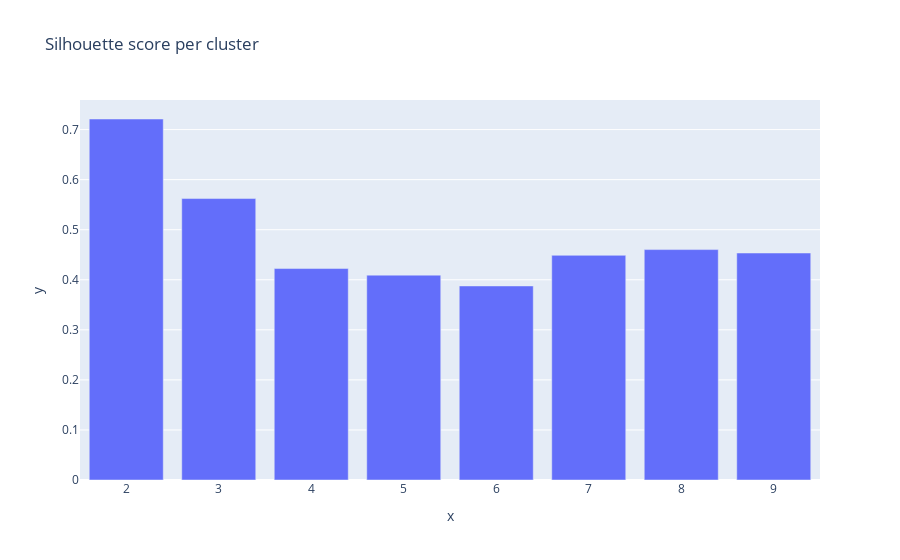

The notebook cell this image was saved under:
### Code cell
# Affichage de scores en fonction du nombre de clusters
fig = px.bar(x = range(2,10), y = s_score, title="Silhouette score per cluster")# yaxis_title="Silhouette Score", xaxis_title="# Clusters", )
fig.show()

### Figure 1 — Plotly figure (JSON) as saved in the notebook; plotly's stock layout.template omitted (floating-point values rounded to 4 significant figures)
{"data": [{"alignmentgroup": "True", "hovertemplate": "x=%{x}<br>y=%{y}<extra></extra>", "legendgroup": "", "marker": {"color": "#636efa", "pattern": {"shape": ""}}, "name": "", "offsetgroup": "", "orientation": "v", "showlegend": false, "textposition": "auto", "type": "bar", "x": [2, 3, 4, 5, 6, 7, 8, 9], "xaxis": "x", "y": [0.7211, 0.5622, 0.4224, 0.4093, 0.3876, 0.4488, 0.4603, 0.4535], "yaxis": "y"}], "layout": {"barmode": "relative", "legend": {"tracegroupgap": 0}, "title": {"text": "Silhouette score per cluster"}, "xaxis": {"anchor": "y", "domain": [0, 1], "title": {"text": "x"}}, "yaxis": {"anchor": "x", "domain": [0, 1], "title": {"text": "y"}}}}
